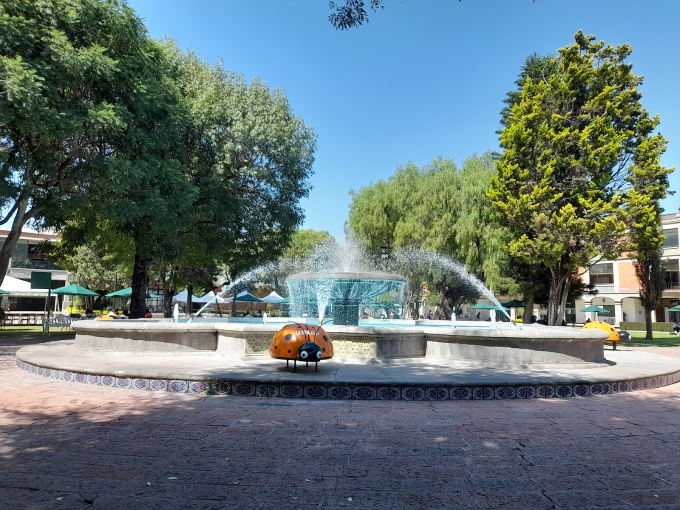
#> input picture datos/ImageAnnotation/playita.jpg, 1360 x 1020 px (shown at 1/2 size)
$ jupyter execute ImageAnnotation.ipynb   (shell and % lines are left out)
#> lines starting #> are read from the running program, lines starting #| are printed output that depends on the picture
# Image Annotation

In this notebook we will cover how to annotate images using OpenCV. We will learn how to peform the following annotations to images.

* Draw lines
* Draw circles
* Draw rectangles
* Add text

These are useful when you want to annotate your results for presentations or show a demo of your application. Annotations can also be useful during development and debugging.

[cell 1]
# Import libraries
import os
import cv2
import matplotlib
import numpy as np
import matplotlib.pyplot as plt

from zipfile import ZipFile
from urllib.request import urlretrieve

# a figsize of 9x9 inches is used for all plots
matplotlib.rcParams['figure.figsize'] = (9.0, 9.0)

## Show the image that is going to be used in this notebook

[cell 2]
# Read in an image
image = cv2.imread("datos/ImageAnnotation/playita.jpg", cv2.IMREAD_COLOR)
#> image is the input picture: shape (1020, 1360, 3); mean B, G, R 118.8, 116.7, 99

# Convert the image to RGB (OpenCV uses BGR)
image = cv2.cvtColor(image, cv2.COLOR_BGR2RGB)

# Display the image
plt.imshow(image)

## Drawing a Line

Let's start off by drawing a line on an image. We will use cv2.line function for this.

**Function Syntax**
``` python
    img = cv2.line(img, pt1, pt2, color[, thickness[, lineType[, shift]]])
```

`img`: The output image that has been annotated.

The function has **4 required arguments**:

1. `img`:   Image on which we will draw a line

2. `pt1`:   First point(x,y location) of the line segment

3. `pt2`:   Second point of the line segment

4. `color`: Color of the line which will be drawn

Other optional arguments that are important for us to know include:

1. `thickness`: Integer specifying the line thickness. Default value is 1.

2. `lineType`:  Type of the line. Default value is 8 which stands for an 8-connected line. Usually, cv2.LINE_AA (antialiased or smooth line) is used for the lineType.

### OpenCV Documentation

**`line`**: <a href="https://docs.opencv.org/4.5.1/d6/d6e/group__imgproc__draw.html#ga7078a9fae8c7e7d13d24dac2520ae4a2" target="_blank">Documentation link</a>

### Example

1. `Drawing a Line in the Image:`
We can draw a line on the image at any desired location. In this case, I want to draw a horizontal line just above the ladybug to mark a specific boundary or reference point.

2. `Position of the Ladybug:`
By analyzing the image, we can determine the ladybug's position. On the y-axis, it is located between the values 600 and 700 approximately, while on the x-axis, it spans between 500 and 700.

After experimenting with different points, I determined the optimal coordinates for the line. The line will be drawn between the following two points:

P1: (500, 625)

P2: (700, 625)

[cell 3]
imageLine = image.copy()

cv2.line(imageLine, (500, 625), (700,625), (0, 255, 255), thickness=5, lineType=cv2.LINE_AA);
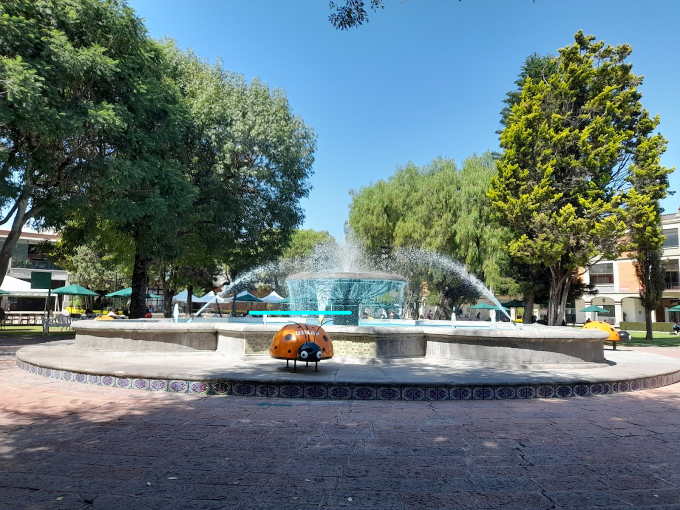
#> imageLine: shape (1020, 1360, 3) (shown at 1/2 size); mean R, G, B 98.8, 116.8, 118.9

plt.imshow(imageLine)
